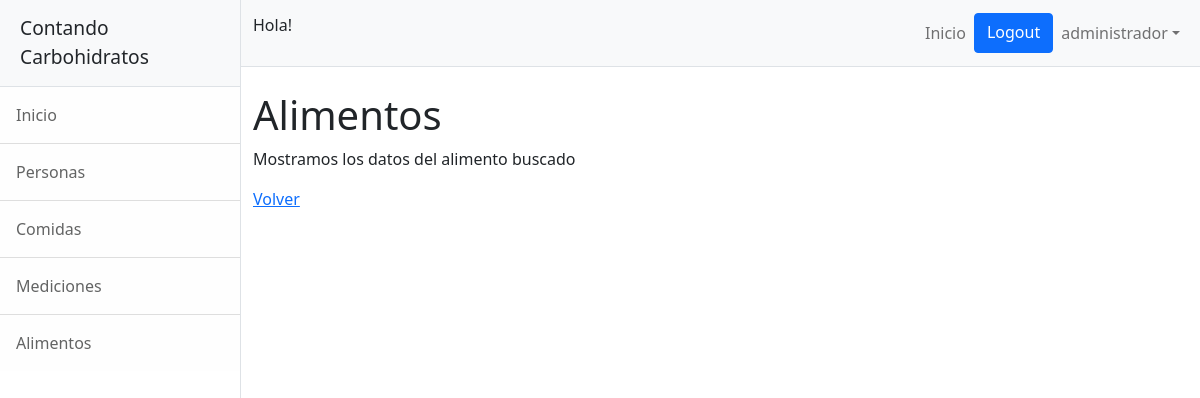
Page /carbohidratos/alimentos/listar/ (signed in) on the earlier database version.
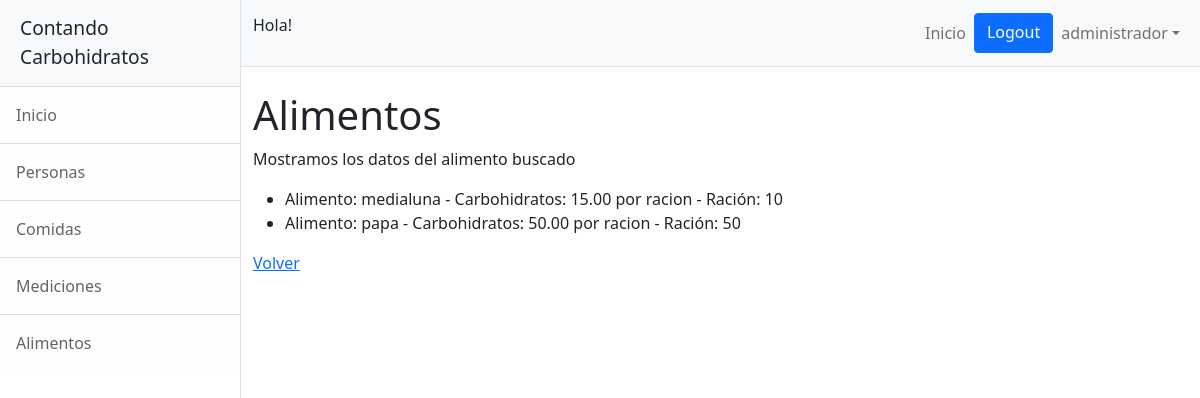
Same page on the later database version.
### carbohidratos/models.py (models this page shows)
class Alimentos(models.Model):
    alimento = models.CharField(max_length=50,unique=True,primary_key=True)
    carbohidratos = models.DecimalField(decimal_places=2,max_digits=6)
    racion = models.CharField(max_length=50)
    indice_glucemico = models.IntegerField(default=0)

### carbohidratos/views.py (the view)
# urls.py: path("alimentos/listar/", alimentos_listar, name="carbohidratos-alimentos-listar"),
def alimentos_listar(request):
    lista_alimentos = Alimentos.objects.all()
    contexto = {"alimento_resultado":lista_alimentos,"avatar":avatar_usuario(request.user)}
    return render(request, "carbohidratos/alimentos_buscar_resultados.html",contexto)

### usuarios/views.py (called while the page is built)
def avatar_usuario(usuario_activo):
    if usuario_activo.is_authenticated:
        if len(Avatar.objects.filter(user= usuario_activo.id))==1:
            imagen_model = Avatar.objects.filter(user= usuario_activo.id)[0]
            imagen_url = imagen_model.imagen.url
        else:
            imagen_url=""
    else:
        imagen_url = ""
    return (imagen_url)

### carbohidratos/templates/carbohidratos/alimentos_buscar_resultados.html
{% extends "carbohidratos/base.html" %}
{% block contenido %}
<h1 class="mt-4">Alimentos</h1>
<p> Mostramos los datos del alimento buscado </p>
        <ul>
            {% for alimento in alimento_resultado %}
                <li>Alimento: {{alimento.alimento}} - Carbohidratos: {{alimento.carbohidratos}} por racion - Ración: {{alimento.racion}}</li>
            {% endfor %}
        </ul>
<a href="{% url 'carbohidratos-alimentos' %}"> Volver </a>
{% endblock %}

Differences in the rows shown:
added Alimentos: alimento "medialuna", carbohidratos "15.00", racion "10"
added Alimentos: alimento "papa", carbohidratos "50.00", racion "50"
